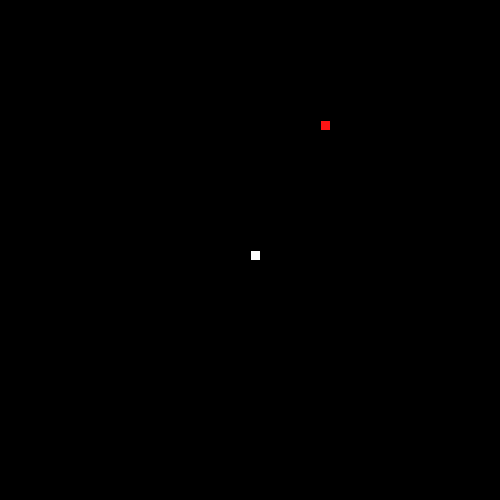
Frame 1 (no input)
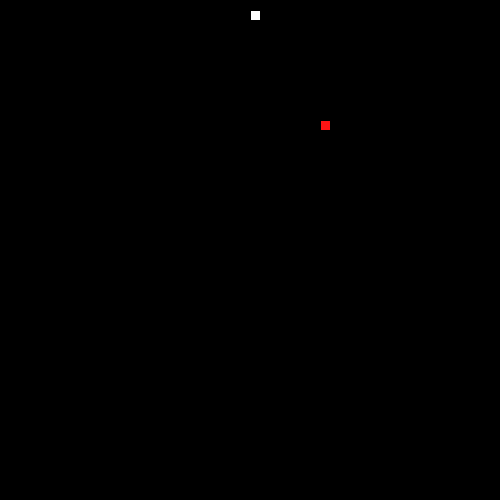
Frame 60 (the mouse pressed at the canvas centre just before this capture)
Frame 120 (the mouse held since frame 60 and released just before this capture): identical to frame 60, image omitted

The Processing sketch that drew these frames (run headless with seeded random() and noise(); from frame 60 on, the mouse is pressed at the canvas centre):

// Processing sketch: SnakeGameJoshPryor2
// ── SnakeGameJoshPryor2.pde

// 1. Follow the recipe instructions inside the Segment class.

// The Segment class will be used to represent each part of the moving snake.

class Segment {

  //2. Create x and y member variables to hold the location of each segment.
int segX = 0;
int segY = 0;
  // 3. Add a constructor with parameters to initialize each variable.
Segment(int segX, int segY){
this.segX = segX;
this.segY = segY;
}

  // 4. Add getter and setter methods for both the x and y member variables.
  
  int getX(){
  return segX;
  }
   int getY(){
  return segY;
  }
  void setX(int segX){
  this.segX = segX;
  }
  void setY(int segY){
  this.segY = segY;
  }
  
}


// 5. Create (but do not initialize) a Segment variable to hold the head of the Snake

Segment head ;




// 6. Create and initialize a String to hold the direction of your snake e.g. "up"

String direction = "up";

// 7. Create and initialize a variable to hold how many pieces of food the snake has eaten.
// give it a value of 1 to start.
int points = 1;



// 8. Create and initialize foodX and foodY variables to hold the location of the food.

// (Hint: use the random method to set both the x and y to random locations within the screen size (500 by 500).)

//int foodX = ((int)random(50)*10);
int foodX = ((int)random(50)*10);
int foodY = ((int)random(50)*10);

void setup() {

  // 9. Set the size of your sketch (500 by 500).

  size(500, 500);


  // 10. initialize your head to a new segment.

head = new Segment(250,250);
  // 11. Use the frameRate(int rate) method to set the rate to 20.
  
  frameRate(20);
  
}


void draw() {

  background(0);


  //12. Call the manageTail, drawFood, drawSnake, move, and collision methods.
    manageTail();
  drawFood();

  drawSnake();
  move();
  collision(); 
  
  
}


// 13. Complete the drawFood method below. (Hint: each piece of food should be a 10 by 10 rectangle).

void drawFood() {
  fill(255,20,20);
  rect(foodX,foodY,10,10);
}


//14. Draw the snake head (use a 10 by 10 rectangle)

void drawSnake() {
fill(255,255,255);
rect(head.getX(),head.getY(),10,10);
  //test your code
}


// 15. Complete the move method below.

void move() {

  // 16. Using a switch statement, make your snake head move by 10 pixels in the correct direction.
  //This is an incomplete switch statement:
  
  switch(direction) {
  case "up":
    // move head up here 
    head.setY(10);
    break;
  case "down":
    head.setY(-10);
    break;
  case "left":
   head.setX(10);
    break;
  case "right":
    head.setX(-10);
    break;
  }
  


  // 17. Call the checkBoundaries method to make sure the snake head doesn't go off the screen.
}


// 18. Complete the keyPressed method below. Use if statements to set your direction variable depending on what key is pressed.

void keyPressed() {
}



// 19. check if your head is out of bounds (teleport your snake head to the other side).

void checkBoundaries() {
}



//20. Make sure that the key for your current direction’s opposite doesn’t work(i.e. If you’re going up, down key shouldn’t work)



// 21. Complete the missing parts of the collision method below.

void collision() {

  // If the segment is colliding with a piece of food...
     // Increase the amount of food eaten and set foodX and foodY to new random locations.
}



/**
 
 ** Part 2: making the tail (the rest of the snake)
 
 **/

//  1. Create and initialize an ArrayList of Segments. (This will be your snake tail!)


// 2. Complete the missing parts of the manageTail method below and call it in the draw method.

void manageTail() {

  //Call the drawTail and checkTailCollision methods.

  // Add a new Segment to your ArrayList that has the same X and Y as the head of your snake.

  // To keep your tail the right length:
  // while the tail size is greater than the number of food pieces eaten, remove the first Segment in your tail.

}

void drawTail() {
    // Draw a 10 by 10 rectangle for each Segment in your snake ArrayList.
}


// 3. Complete the missing parts of the bodyCollision method below.

void checkTailCollision() {

  // If your head has the same location as one of your segments...

  // reset your food variable

  //Call this method at the beginning of your manageTail method.
}
